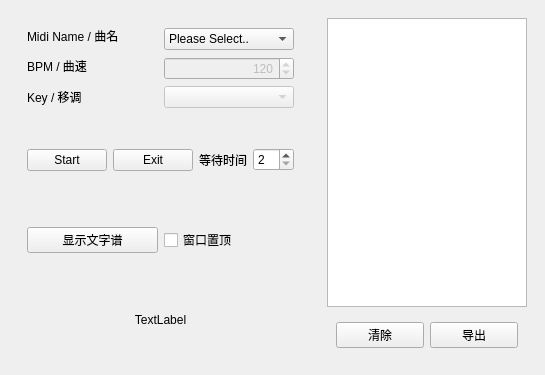
<?xml version="1.0" encoding="UTF-8"?>
<ui version="4.0">
 <class>MainWindow</class>
 <widget class="QMainWindow" name="MainWindow">
  <property name="geometry">
   <rect>
    <x>0</x>
    <y>0</y>
    <width>545</width>
    <height>375</height>
   </rect>
  </property>
  <property name="sizePolicy">
   <sizepolicy hsizetype="Preferred" vsizetype="Preferred">
    <horstretch>0</horstretch>
    <verstretch>0</verstretch>
   </sizepolicy>
  </property>
  <property name="minimumSize">
   <size>
    <width>314</width>
    <height>250</height>
   </size>
  </property>
  <property name="windowTitle">
   <string>Genshin Zither Player</string>
  </property>
  <widget class="QWidget" name="centralwidget">
   <layout class="QHBoxLayout" name="horizontalLayout_3">
    <item>
     <widget class="QWidget" name="widget_4" native="true">
      <layout class="QVBoxLayout" name="verticalLayout">
       <item>
        <widget class="QWidget" name="widget" native="true">
         <layout class="QGridLayout" name="gridLayout">
          <item row="2" column="1">
           <widget class="QSpinBox" name="spinBox_bpm">
            <property name="enabled">
             <bool>false</bool>
            </property>
            <property name="alignment">
             <set>Qt::AlignRight|Qt::AlignTrailing|Qt::AlignVCenter</set>
            </property>
            <property name="buttonSymbols">
             <enum>QAbstractSpinBox::UpDownArrows</enum>
            </property>
            <property name="accelerated">
             <bool>true</bool>
            </property>
            <property name="minimum">
             <number>40</number>
            </property>
            <property name="maximum">
             <number>2000</number>
            </property>
            <property name="value">
             <number>120</number>
            </property>
           </widget>
          </item>
          <item row="0" column="1" rowspan="2">
           <widget class="QComboBox" name="comboBox_mid_name">
            <item>
             <property name="text">
              <string>Please Select..</string>
             </property>
            </item>
           </widget>
          </item>
          <item row="3" column="1">
           <widget class="QComboBox" name="comboBox_key">
            <property name="enabled">
             <bool>false</bool>
            </property>
           </widget>
          </item>
          <item row="0" column="0">
           <widget class="QLabel" name="label">
            <property name="text">
             <string>Midi Name / 曲名</string>
            </property>
           </widget>
          </item>
          <item row="3" column="0">
           <widget class="QLabel" name="label_3">
            <property name="text">
             <string>Key / 移调</string>
            </property>
           </widget>
          </item>
          <item row="1" column="0" rowspan="2">
           <widget class="QLabel" name="label_2">
            <property name="text">
             <string>BPM / 曲速</string>
            </property>
           </widget>
          </item>
         </layout>
        </widget>
       </item>
       <item>
        <widget class="QWidget" name="widget_2" native="true">
         <layout class="QHBoxLayout" name="horizontalLayout">
          <item>
           <widget class="QPushButton" name="pushButton_play">
            <property name="text">
             <string>Start</string>
            </property>
           </widget>
          </item>
          <item>
           <widget class="QPushButton" name="pushButton_end">
            <property name="enabled">
             <bool>true</bool>
            </property>
            <property name="text">
             <string>Exit</string>
            </property>
           </widget>
          </item>
          <item>
           <widget class="QLabel" name="label_4">
            <property name="text">
             <string>等待时间</string>
            </property>
           </widget>
          </item>
          <item>
           <widget class="QSpinBox" name="spinBox_sec">
            <property name="minimum">
             <number>2</number>
            </property>
            <property name="maximum">
             <number>20</number>
            </property>
           </widget>
          </item>
         </layout>
        </widget>
       </item>
       <item>
        <widget class="QWidget" name="widget_5" native="true">
         <layout class="QHBoxLayout" name="horizontalLayout_4">
          <item>
           <widget class="QPushButton" name="pushButton_show">
            <property name="text">
             <string>显示文字谱</string>
            </property>
           </widget>
          </item>
          <item>
           <widget class="QCheckBox" name="checkBox_popup">
            <property name="text">
             <string>窗口置顶</string>
            </property>
           </widget>
          </item>
         </layout>
        </widget>
       </item>
       <item>
        <widget class="QWidget" name="widget_3" native="true">
         <layout class="QHBoxLayout" name="horizontalLayout_2">
          <item>
           <widget class="QLabel" name="label_info">
            <property name="font">
             <font>
              <stylestrategy>PreferAntialias</stylestrategy>
             </font>
            </property>
            <property name="text">
             <string>TextLabel</string>
            </property>
            <property name="alignment">
             <set>Qt::AlignCenter</set>
            </property>
            <property name="wordWrap">
             <bool>true</bool>
            </property>
           </widget>
          </item>
         </layout>
        </widget>
       </item>
      </layout>
     </widget>
    </item>
    <item>
     <widget class="QWidget" name="widget_6" native="true">
      <property name="enabled">
       <bool>true</bool>
      </property>
      <layout class="QVBoxLayout" name="verticalLayout_2">
       <item>
        <widget class="QTextEdit" name="textEdit">
         <property name="readOnly">
          <bool>true</bool>
         </property>
        </widget>
       </item>
       <item>
        <widget class="QWidget" name="widget_7" native="true">
         <layout class="QHBoxLayout" name="horizontalLayout_5">
          <item>
           <widget class="QPushButton" name="pushButton_clear">
            <property name="text">
             <string>清除</string>
            </property>
           </widget>
          </item>
          <item>
           <widget class="QPushButton" name="pushButton_export">
            <property name="text">
             <string>导出</string>
            </property>
           </widget>
          </item>
         </layout>
        </widget>
       </item>
      </layout>
     </widget>
    </item>
   </layout>
  </widget>
 </widget>
 <resources/>
 <connections/>
</ui>
